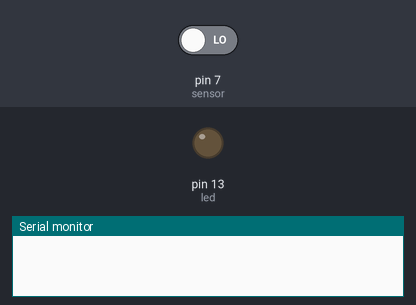
This sketch was run on a simulated Arduino Uno, built with avr-gcc and run on an emulated ATmega328P. On the bench: output pins drawn as LEDs (lit = HIGH), the last lines printed to the serial monitor. The test bench sets the inputs (shaded band); at power-on: pin 7 (sensor) LOW.

Above: at 1.2 s.
1.3 s: pin 7 (sensor) driven HIGH
At 1.8 s:
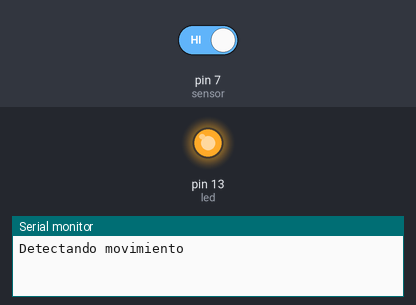
4.3 s: pin 7 (sensor) driven LOW
At 5.3 s:
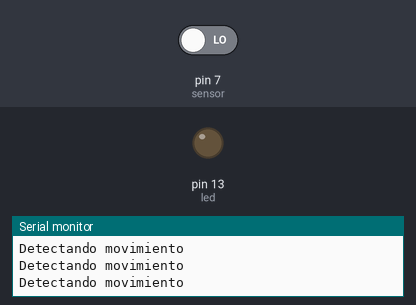
Timing chart, 0 to 7.3 s (numbered marks = the images above; inputs shaded):
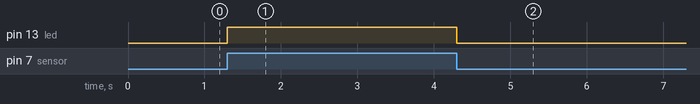

Measured:
- after the input at 1.3 s, pin 13 (led): LOW → HIGH at once
- after the input at 4.3 s, pin 13 (led): HIGH → LOW at once

The sketch:

sensorMovimiento.ino
```cpp
byte sensor = 7;
byte led = 13;

void setup() {
  // put your setup code here, to run once:
  pinMode(sensor, INPUT);
  pinMode(led, OUTPUT);
  Serial.begin(9600);
}

void loop() {
  // put your main code here, to run repeatedly:
  if(digitalRead(sensor) == HIGH)
  {
    Serial.println("Detectando movimiento");
    digitalWrite(led, HIGH);
    delay(1000);
    digitalWrite(led, LOW);
  }
}
```
